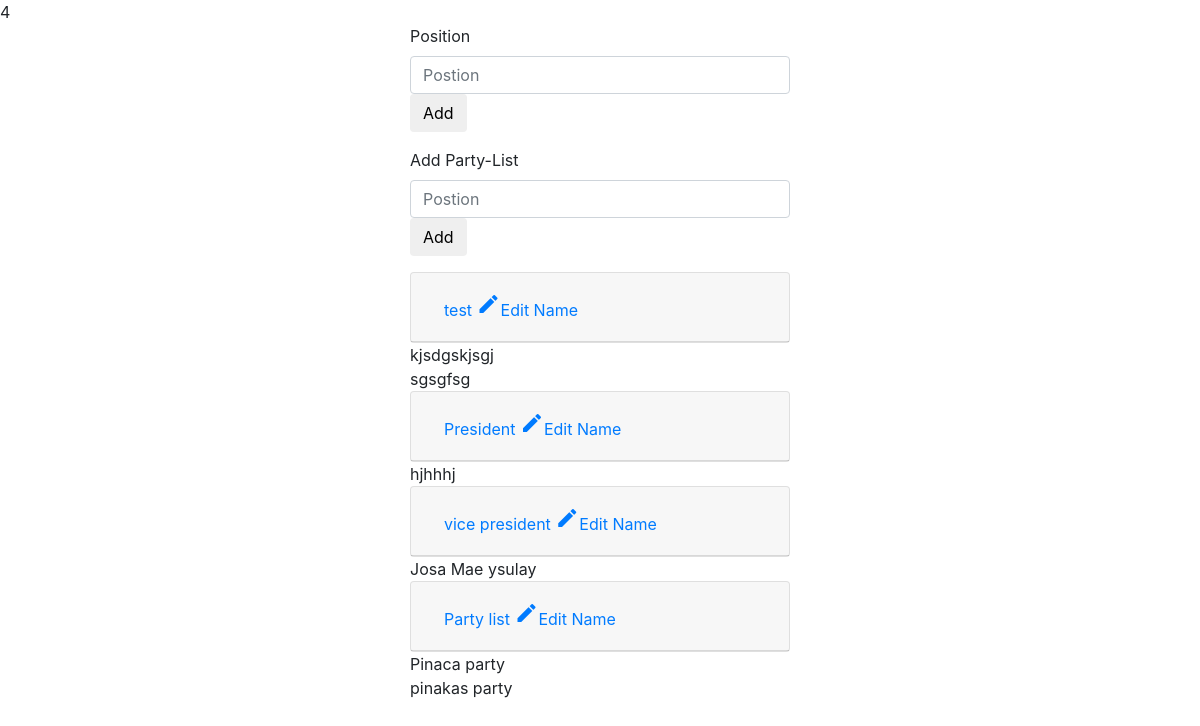
/2.php?electionid=4, run on the app's committed database.
### tables this page shows
CREATE TABLE `election_positions` (
  `id` int(11) NOT NULL,
  `position_name` text NOT NULL,
  `election_id` int(11) NOT NULL
);

CREATE TABLE `candidates` (
  `candidate_id` int(11) NOT NULL,
  `candidate_name` text NOT NULL,
  `candidate_course` text NOT NULL,
  `candidate_party_list_id` int(11) NOT NULL,
  `candidate_des` text NOT NULL,
  `position_id` int(11) NOT NULL,
  `election_id` int(11) NOT NULL,
  `img_location` text NOT NULL
);

CREATE TABLE `party_list` (
  `party_list_id` int(11) NOT NULL,
  `party_list_name` text NOT NULL,
  `election_id` int(11) NOT NULL
);

### 2.php (the view, shortened to what this page needs)
<?php
include 'dbconnect.php';
$election_id = $_REQUEST['electionid'];
include 'bootstrap.php';
?>
<div class="row justify-content-md-center">
  <div class="col-4">
<form class="" action="add-positions.php?electionid=<?php echo $election_id;?>" method="post">
  <div class="form-2">
        <label for="position_name">Position</label><br>
        <input type="text" required name="position_name" class="form-control" id="position_name" aria-describedby="emailHelp" placeholder="Postion">
  </div>
  <input type="submit" class="btn btn-default" value="Add">
</form>
<form class="" action="add-partylist.php?electionid=<?php echo $election_id;?>" method="post">
  <div class="form-2">
        <label for="party_list_name">Add Party-List</label><br>
        <input type="text" required name="party_list_name" class="form-control" id="party_list_name" aria-describedby="emailHelp" placeholder="Postion">
  </div>
  <input type="submit" class="btn btn-default" value="Add">
</form>
<?php
$getPostions_sql = "SELECT * FROM election_positions WHERE election_id = $election_id";
$getPositionRequest = $conn->query($getPostions_sql);
 if ($getPositionRequest->num_rows > 0) {
     while($row = $getPositionRequest->fetch_assoc()) {
         ?>
         <div id="accordion">
           <div class="card">
             <div class="card-header" id="headingOne">
               <h5 class="mb-0">
                 <button class="btn btn-link" data-toggle="collapse" data-target="#collapseOne" aria-expanded="true" aria-controls="collapseOne">
                  <?php echo "" . $row["position_name"]." <a href='manage-election.php?electionid=".$row['id']."'><i class='large material-icons'>edit</i>Edit Name</a><br>";
                     $position_id = $row['id']; ?>
                 </button>
               </h5>
             </div>
           </div>
         <?php
         $getCandidatessql = "SELECT * FROM candidates WHERE election_id=$election_id AND position_id = $position_id";
         $getCandidateResult =$conn->query($getCandidatessql);
         if ($getCandidateResult->num_rows>0) {
           while ($rowcandidate = $getCandidateResult->fetch_assoc()) {
             echo $rowcandidate['candidate_name']."<br>";
           }
         }
     }
 } else {
   echo "0 results";
 }
 $party_list_sql = "SELECT * FROM party_list WHERE election_id=$election_id";
 $partylist_result = $conn->query($party_list_sql);
 if ($partylist_result->num_rows>0) {
   while ($row = $partylist_result->fetch_assoc()) {
     echo $row['party_list_name']."<br>";
   }
 }else {
    echo "0 results";
 }
 ?>
   </div>
  </div>
</div>

### data on the page
election_positions: position_name "test"
candidates: candidate_name "kjsdgskjsgj"
candidates: candidate_name "sgsgfsg"
election_positions: position_name "President"
candidates: candidate_name "hjhhhj"
election_positions: position_name "vice president"
candidates: candidate_name "Josa Mae ysulay"
election_positions: position_name "Party list"
party_list: party_list_name "Pinaca party"
party_list: party_list_name "pinakas party"
